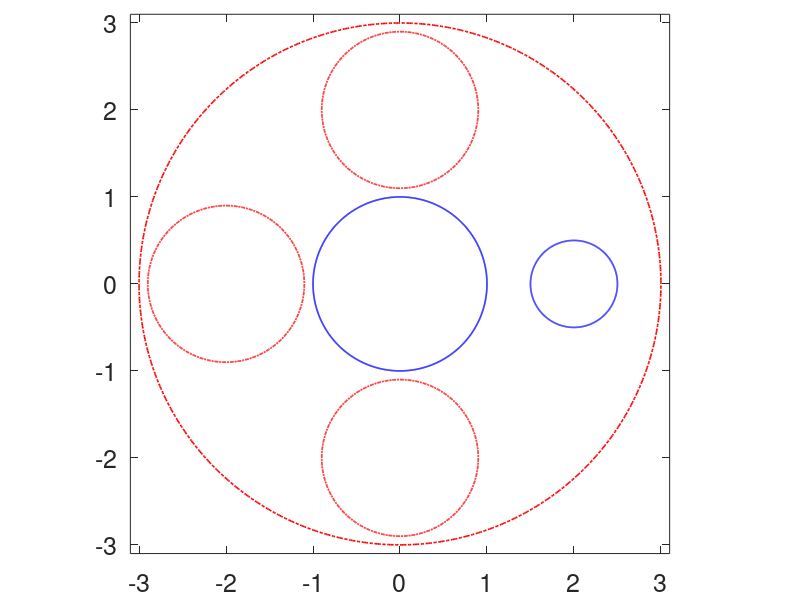

Here is the MATLAB script that generated this plot:
clear
%%
% In this example, the function 
% cap = capgc (et,etp,alphav,deltav,m,ell,mp,alpha)
% is used to compute the capacity of the generalized condenser (B,E,delta)
% where
% 1)  B=C (the complex plane) and hence ell=0
% 2)  E=E1 U E2 where E1 is the interior of the circle |z|=1 and E2 is the
% interior of the circle |z-a|=r.
% 3)  delta=[0 1];
% 4)  For this case, E is bounded and m'=m=2, G is unbounded
% 
% The exact capacity for this case is known and given by
%  cap = 2/(1+sqrt(1-4*r/((1+a-r)*(a+r-1))))-1;
%
%
a        =  2;   r =  0.5;
%
% 
n        =   2^10;
t        =  (0:2*pi/n:2*pi-2*pi/n).';
%
%
alphav   =  [0 ; a];
deltav   =  [0 ; 0.9];
m        =   2; 
mp       =   m; 
ell      =   4;
alpha    =  -1+i;
%
%
k=1; % parametrization of \Gamma_1, the internal boundary
et (1+(k-1)*n:k*n,1)   =           exp(-i.*t);
etp(1+(k-1)*n:k*n,1)   =       -i.*exp(-i.*t);
k=2; % parametrization of \Gamma_2, the internal boundary
et (1+(k-1)*n:k*n,1)   =    a+r.*exp(-i.*t);
etp(1+(k-1)*n:k*n,1)   =   -i*r.*exp(-i.*t);
k=3; % parametrization of L_3, the internal boundary
et (1+(k-1)*n:k*n,1)   =   2i+0.9.*exp(-i.*t);
etp(1+(k-1)*n:k*n,1)   =    -0.9i.*exp(-i.*t);
k=4; % parametrization of L_4, the internal boundary
et (1+(k-1)*n:k*n,1)   =  -2i+0.9.*exp(-i.*t);
etp(1+(k-1)*n:k*n,1)   =    -0.9i.*exp(-i.*t);
k=5; % parametrization of L_4, the internal boundary
et (1+(k-1)*n:k*n,1)   =   -2+0.9.*exp(-i.*t);
etp(1+(k-1)*n:k*n,1)   =    -0.9i.*exp(-i.*t);
k=6; % parametrization of L_5, the external boundary
et (1+(k-1)*n:k*n,1)   =        3.*exp(i.*t);
etp(1+(k-1)*n:k*n,1)   =       3i.*exp(i.*t);
%
%
figure;
hold on
for k=1:m
    crv    =  et((k-1)*n+1:k*n,1); crv(n+1)  =  crv(1);
    plot(real(crv),imag(crv),'b','LineWidth',1.2)
end
for k=m+1:m+ell
    crv    =  et((k-1)*n+1:k*n,1); crv(n+1)  =  crv(1);
    plot(real(crv),imag(crv),'-.r','LineWidth',1.2)
end
% plot(real(alpha),imag(alpha),'ok','MarkerfaceColor','k')
axis equal
axis([-3.1 3.1 -3.1 3.1])
% axis off
box on
ax=gca;
set(gca,'XTick',[-3:3],'FontSize',18);
set(gca,'YTick',[-3:3]);
set(gca,'LooseInset',get(gca,'TightInset'))
print -depsc fig_6c_i_fig
%
% 